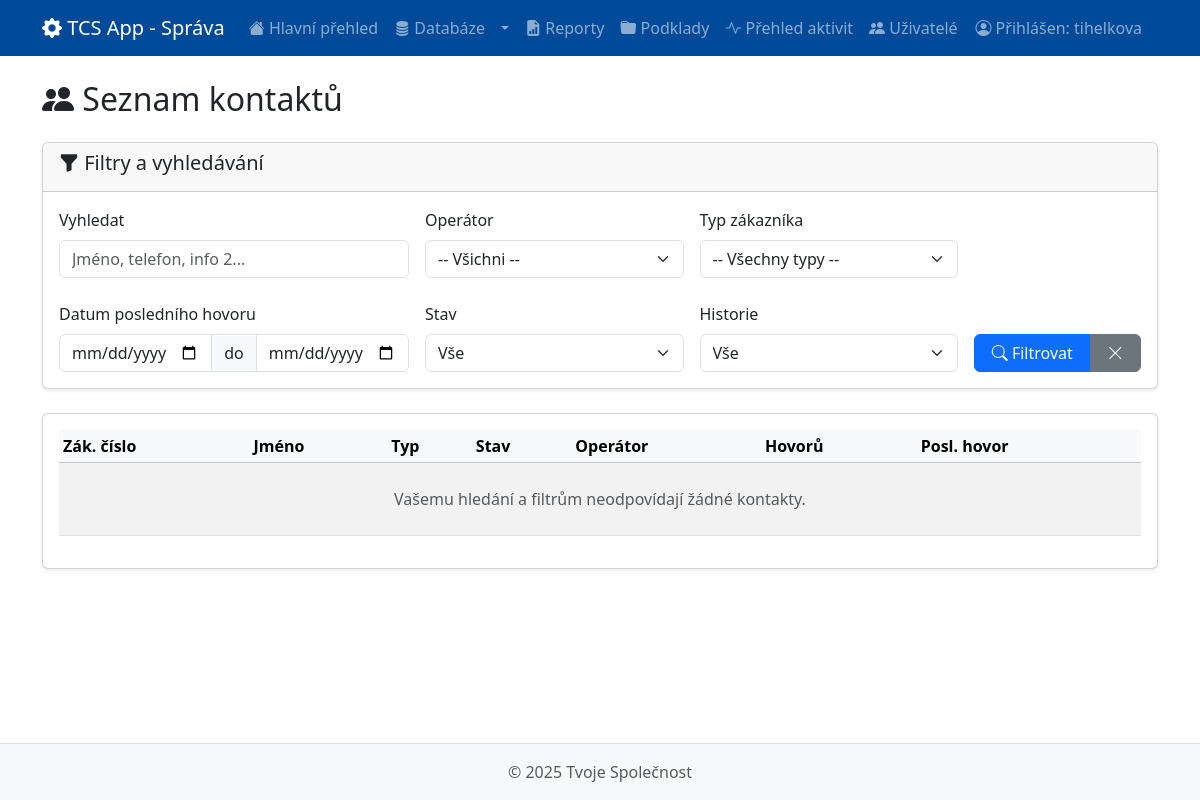
Before: /sprava/contacts/?page=78& (signed in) with the older database file.
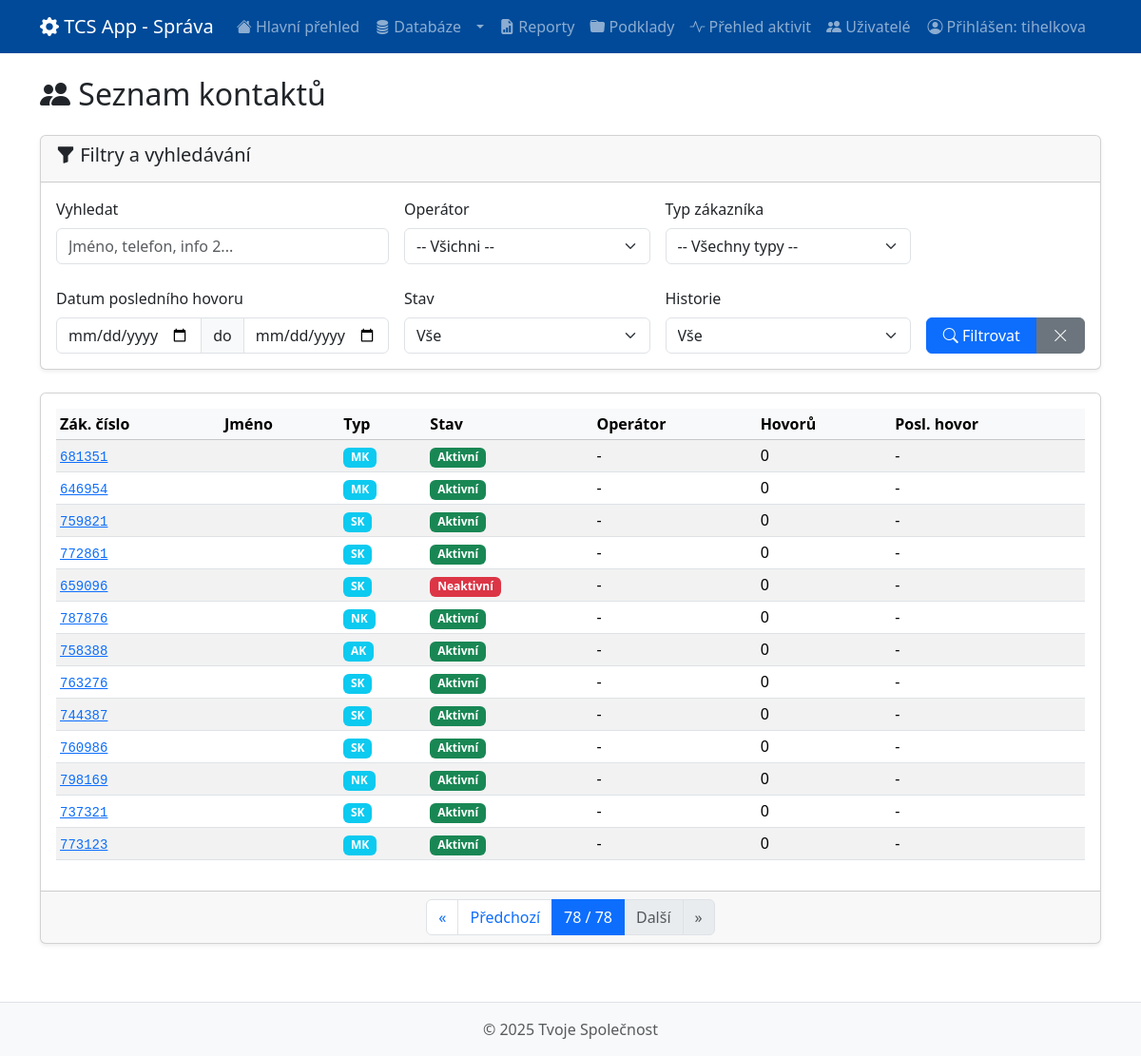
After: the same page with the newer database file.
### contacts/models.py (models this page shows, shortened)
class Kontakt(models.Model):
    info_2 = models.CharField(max_length=50, blank=True,  null=True, db_index=True, unique=True, verbose_name="Zákaznické číslo")
    info_3 = models.CharField(max_length=50, blank=True, default='', db_index=True, verbose_name="Přednostní číslo")
    ansprache = models.CharField(max_length=20, blank=True, default='', verbose_name="Oslovení (Pohlaví)")
    titel = models.CharField(max_length=20, blank=True, default='', verbose_name="Titul")
    vorname = models.CharField(max_length=100, blank=True, default='', verbose_name="Jméno")
    nachname = models.CharField(max_length=100, blank=True, default='', db_index=True, verbose_name="Příjmení")
    dlbs = models.CharField(max_length=50, blank=True, default='', verbose_name="Poslední objednávka")
    info_1 = models.CharField(max_length=50, blank=True, default='', verbose_name="DBK")
    telefon1 = models.CharField(max_length=30, blank=True, default='', db_index=True, verbose_name="Telefon 1")
    telefon2 = models.CharField(max_length=30, blank=True, default='', verbose_name="Telefon 2")
    geburtsdatum = models.DateField(null=True, blank=True, verbose_name="Datum narození")
    datum_letztkontakt = models.CharField(max_length=20, blank=True, default='', verbose_name="Poslední kontakt")
    tlm_kampagne_2_zielprodukt = models.CharField(max_length=100, blank=True, default='', verbose_name="Kampaň")
    strasse = models.CharField(max_length=100, blank=True, default='', verbose_name="Ulice")
    ort = models.CharField(max_length=100, blank=True, default='', verbose_name="Město")
    plz = models.CharField(max_length=20, blank=True, default='', verbose_name="Poštovní směrovací číslo")
    recency = models.CharField(max_length=20, blank=True, default='', verbose_name="Typ zákazníka")
    vip = models.BooleanField(default=False, verbose_name="VIP kontakt")
    vip_pridano = models.DateTimeField(null=True, blank=True, verbose_name="Do VIP přidáno dne")
    vip_poznamka = models.TextField(blank=True, default='', verbose_name="Interní poznámka k VIP")
    trvale_blokovan = models.BooleanField(default=False, verbose_name="Trvale blokovaný kontakt")
    nedovolano_pocet = models.PositiveIntegerField(default=0, verbose_name="Počet pokusů Nedovoláno")
    nedovolano_v_rade = models.PositiveIntegerField(default=0, verbose_name="Počet 'Nedovoláno' v řadě")
    odlozeny_nedovolano_pokusy = models.PositiveIntegerField(default=0, verbose_name="Počet pokusů Nedovoláno (odložené)")
    blokace_do = models.DateTimeField(null=True, blank=True, verbose_name="Blokace do")
    aktivni = models.BooleanField(default=True, verbose_name="Aktivní kontakt")
    assigned_operator = models.ForeignKey(
        settings.AUTH_USER_MODEL,
        null=True,
        blank=True,
        on_delete=models.SET_NULL,
        related_name="assigned_contacts",
        verbose_name="Přiřazený operátor",
    )
    updated_at = models.DateTimeField(auto_now=True, verbose_name="Poslední aktualizace")
    datum_prirazeni = models.DateTimeField(
        null=True,
        blank=True,
        verbose_name="Datum posledního přiřazení"
    )
    deaktivovan_do = models.DateField(null=True, blank=True, verbose_name="Deaktivován do")
    class Meta:
        verbose_name = "Kontakt"
        verbose_name_plural = "Kontakty"

### sprava/views.py (the view)
# urls.py: path('contacts/', views.contacts_list, name='contacts_list'),
@login_required
@user_passes_test(is_admin)
def contacts_list(request):
    query = request.GET.get('q', '').strip()
    filter_operator_id = request.GET.get('operator')
    filter_aktivni = request.GET.get('aktivni')
    filter_history = request.GET.get('history')
    filter_last_call_from = request.GET.get('last_call_from')
    filter_last_call_to = request.GET.get('last_call_to')
    filter_customer_type = request.GET.get('customer_type')
    qs = (
        Kontakt.objects
        .select_related('assigned_operator')
        .annotate(
            call_count=Count('historie', distinct=True),
            last_call=Max('historie__datum_cas'),
        )
        .order_by('-id')
    )
    if query:
        qs = qs.filter(
            Q(vorname__icontains=query) | Q(nachname__icontains=query) |
            Q(info_2__icontains=query) | Q(telefon1__icontains=query)
        )
    if filter_operator_id:
        qs = qs.filter(assigned_operator_id=filter_operator_id)
    if filter_customer_type == 'vip':
        qs = qs.filter(vip=True)
    elif filter_customer_type:
        qs = qs.filter(recency=filter_customer_type)
    if filter_aktivni == 'true':
        qs = qs.filter(aktivni=True)
    elif filter_aktivni == 'false':
        qs = qs.filter(aktivni=False)
    if filter_history == 'yes':
        qs = qs.filter(call_count__gt=0)
    elif filter_history == 'no':
        qs = qs.filter(call_count=0)
    try:
        if filter_last_call_from:
            date_from = datetime.strptime(filter_last_call_from, '%Y-%m-%d').date()
            qs = qs.filter(last_call__date__gte=date_from)
        if filter_last_call_to:
            date_to = datetime.strptime(filter_last_call_to, '%Y-%m-%d').date()
            qs = qs.filter(last_call__date__lte=date_to)
    except (ValueError, TypeError):
        pass
    operators = CustomUser.objects.filter(is_active=True).order_by('username')
    recency_options = list(Kontakt.objects.exclude(recency__isnull=True).exclude(recency__exact='').values_list('recency', flat=True).distinct().order_by('recency'))
    customer_type_options = ['vip'] + recency_options
    paginator = Paginator(qs, 50)
    page = request.GET.get("page")
    contacts = paginator.get_page(page)
    context = {
        "contacts": contacts,
        "operators": operators,
        "customer_type_options": customer_type_options,
    }
    return render(request, "sprava/contacts_list.html", context)

### sprava/views.py (called while the page is built)
def is_admin(user):
    return user.is_authenticated and user.is_staff

### templates/sprava/contacts_list.html (shortened to what the changed rows need)
{% extends "sprava/base.html" %}
{% block content %}
<div class="d-flex justify-content-between align-items-center mb-3">
    <h2><i class="bi bi-people-fill"></i> Seznam kontaktů</h2>
</div>
<div class="card shadow-sm">
    <div class="card-body">
        <div class="table-responsive">
            <table class="table table-striped table-hover table-sm">
                <thead class="table-light">
                    <tr>
                        <th>Zák. číslo</th>
                        <th>Jméno</th>
                        <th>Typ</th>
                        <th>Stav</th>
                        <th>Operátor</th>
                        <th>Hovorů</th>
                        <th>Posl. hovor</th>
                    </tr>
                </thead>
                <tbody>
                    {% for k in contacts %}
                    <tr>
                        <td><a href="{% url 'sprava:kontakt_detail' k.id %}"><code>{{ k.info_2 }}</code></a></td>
                        <td>{{ k.get_full_name }}</td>
                        <td>
                            {% if k.vip %}
                                <span class="badge bg-warning text-dark"><i class="bi bi-star-fill"></i> VIP</span>
                            {% elif k.recency %}
                                <span class="badge bg-info">{{ k.recency }}</span>
                            {% else %}
                                -
                            {% endif %}
                        </td>
                        <td>
                            {% if k.aktivni %}
                                <span class="badge bg-success">Aktivní</span>
                            {% else %}
                                <span class="badge bg-danger">Neaktivní</span>
                            {% endif %}
                        </td>
                        <td>
                            {% if k.assigned_operator %}
                                {{ k.assigned_operator.get_full_name|default:k.assigned_operator.username }}
                            {% else %}
                                -
                            {% endif %}
                        </td>
                        <td>{{ k.call_count }}</td>
                        <td>{{ k.last_call|date:"d.m.Y H:i"|default:"-" }}</td>
                    </tr>
                    {% empty %}
                    <tr>
                        <td colspan="7" class="text-center text-muted p-4">
                            {% if request.GET %}
                                Vašemu hledání a filtrům neodpovídají žádné kontakty.
                            {% else %}
                                V databázi nejsou žádné kontakty.
                            {% endif %}
                        </td>
                    </tr>
                    {% endfor %}
                </tbody>
            </table>
        </div>
    </div>
    {% if contacts.paginator.num_pages > 1 %}
    <div class="card-footer d-flex justify-content-center">
        <nav>
            <ul class="pagination mb-0">
                {% with params=request.GET.urlencode %}
                    {% if contacts.has_previous %}
                        <li class="page-item"><a class="page-link" href="?page=1&{{ params }}">&laquo;</a></li>
                        <li class="page-item"><a class="page-link" href="?page={{ contacts.previous_page_number }}&{{ params }}">Předchozí</a></li>
                    {% else %}
                        <li class="page-item disabled"><span class="page-link">&laquo;</span></li>
                        <li class="page-item disabled"><span class="page-link">Předchozí</span></li>
                    {% endif %}
                    <li class="page-item active"><span class="page-link">{{ contacts.number }} / {{ contacts.paginator.num_pages }}</span></li>
                    {% if contacts.has_next %}
                        <li class="page-item"><a class="page-link" href="?page={{ contacts.next_page_number }}&{{ params }}">Další</a></li>
                        <li class="page-item"><a class="page-link" href="?page={{ contacts.paginator.num_pages }}&{{ params }}">&raquo;</a></li>
                    {% else %}
                        <li class="page-item disabled"><span class="page-link">Další</span></li>
                        <li class="page-item disabled"><span class="page-link">&raquo;</span></li>
                    {% endif %}
                {% endwith %}
            </ul>
        </nav>
    </div>
    {% endif %}
</div>
{% endblock %}

Changed rows visible on the page:
added Kontakt: info_2 "681351", recency "MK", aktivni "Aktivní", call_count "0", last_call "-"
added Kontakt: info_2 "646954", recency "MK", aktivni "Aktivní", call_count "0", last_call "-"
added Kontakt: info_2 "759821", recency "SK", aktivni "Aktivní", call_count "0", last_call "-"
added Kontakt: info_2 "772861", recency "SK", aktivni "Aktivní", call_count "0", last_call "-"
added Kontakt: info_2 "659096", recency "SK", aktivni "Neaktivní", call_count "0", last_call "-"
added Kontakt: info_2 "787876", recency "NK", aktivni "Aktivní", call_count "0", last_call "-"
added Kontakt: info_2 "758388", recency "AK", aktivni "Aktivní", call_count "0", last_call "-"
added Kontakt: info_2 "763276", recency "SK", aktivni "Aktivní", call_count "0", last_call "-"
added Kontakt: info_2 "744387", recency "SK", aktivni "Aktivní", call_count "0", last_call "-"
added Kontakt: info_2 "760986", recency "SK", aktivni "Aktivní", call_count "0", last_call "-"
added Kontakt: info_2 "798169", recency "NK", aktivni "Aktivní", call_count "0", last_call "-"
added Kontakt: info_2 "737321", recency "SK", aktivni "Aktivní", call_count "0", last_call "-"
added Kontakt: info_2 "773123", recency "MK", aktivni "Aktivní", call_count "0", last_call "-"
Other visible differences:
{{ contacts.number }}: (not shown) → "78"
{{ contacts.paginator.num_pages }}: (not shown) → "78"
text no longer shown: "Vašemu hledání a filtrům neodpovídají žádné kontakty."
text now shown: "« Předchozí / Další »"
